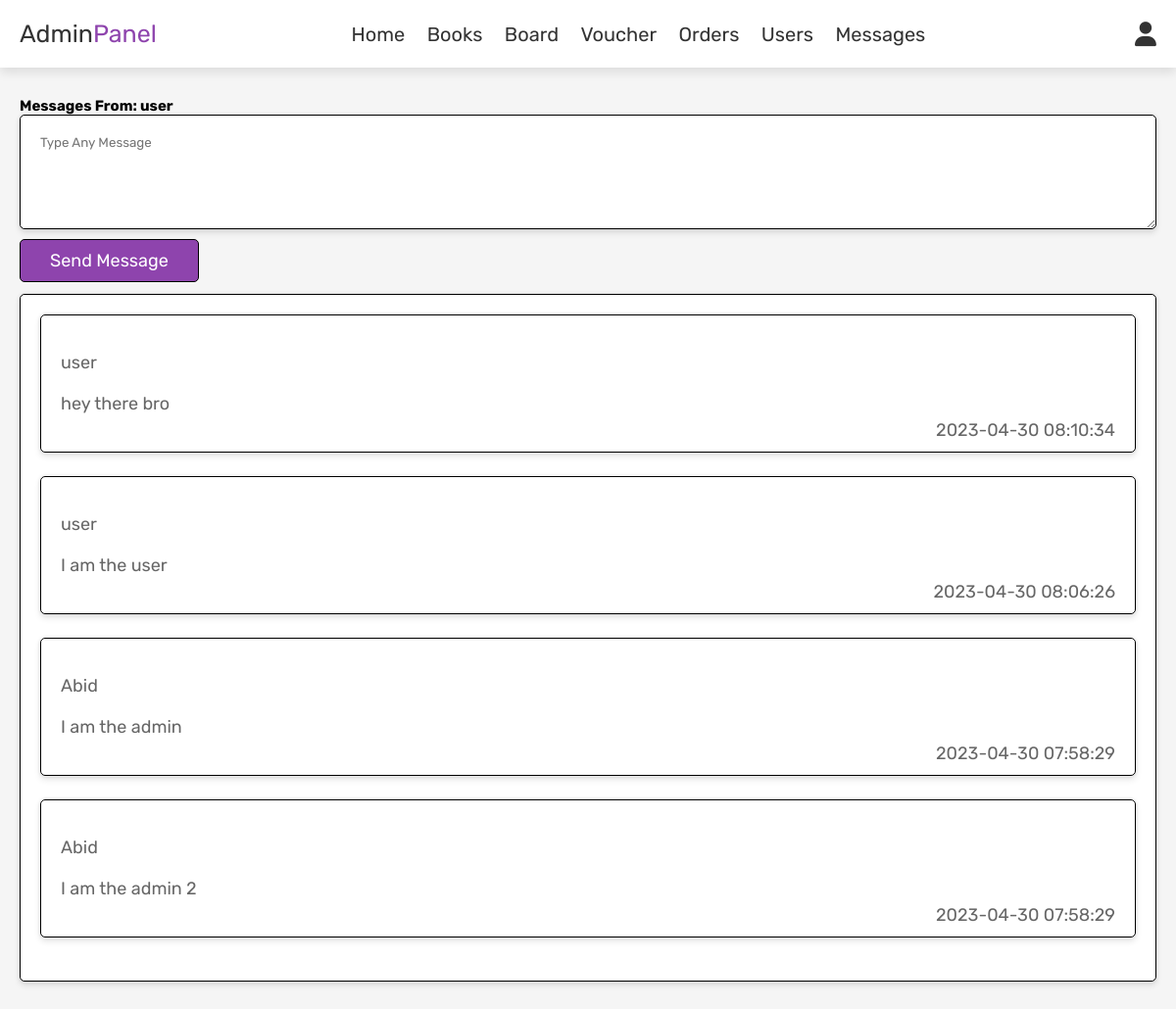
Before: /admin_contacts_details.php?job_seeker_id=4 (signed in) with the older database file.
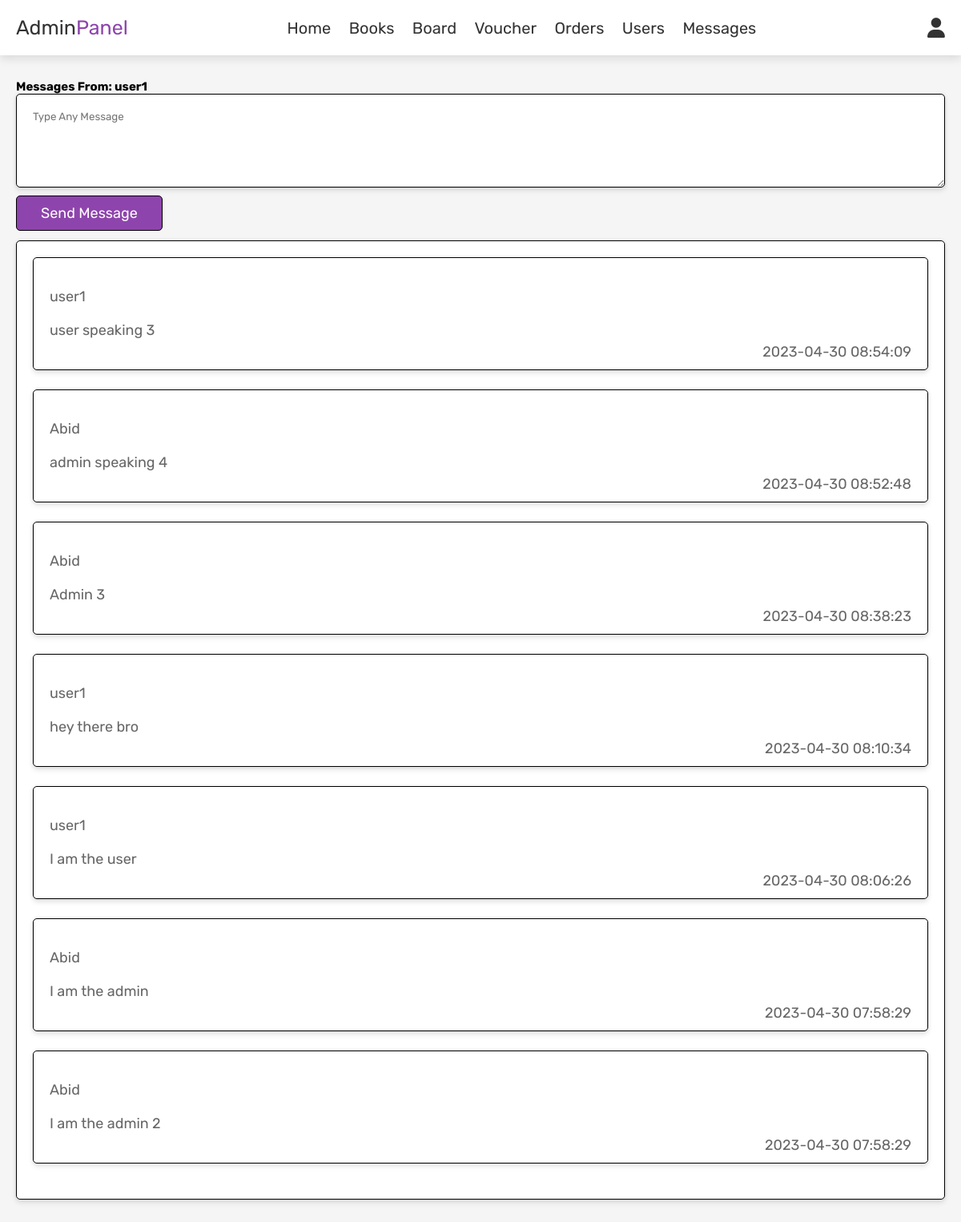
After: the same page with the newer database file.
### tables this page shows
CREATE TABLE `users` (
  `id` int(100) NOT NULL,
  `name` varchar(100) NOT NULL,
  `email` varchar(100) NOT NULL,
  `password` varchar(100) NOT NULL,
  `user_profile_pic` varchar(100) DEFAULT NULL,
  `temp_code` int(100) NOT NULL,
  `user_type` varchar(20) NOT NULL DEFAULT 'user'
);

CREATE TABLE `message` (
  `message_id` int(100) NOT NULL,
  `message_sender_id` int(100) NOT NULL,
  `message_receiver_id` int(100) NOT NULL,
  `message_detail` varchar(100) NOT NULL,
  `message_time` timestamp NOT NULL DEFAULT current_timestamp() ON UPDATE current_timestamp()
);

### admin_contacts_details.php (the view, shortened to what this page needs)
<?php
include 'config.php';
?>
<!DOCTYPE html>
<html lang="en">
<head>
   <link rel="stylesheet" href="https://cdnjs.cloudflare.com/ajax/libs/font-awesome/6.2.0/css/all.min.css">
   <link rel="stylesheet" href="css/admin_style.css">
</head>
<body>
<?php include 'admin_header.php'; ?>
<section class="quick-select">
    <h1 class="heading">
        <?php
        $temp_id = $_GET['job_seeker_id'];
        $userMessage = mysqli_query($conn, "SELECT name FROM `users` WHERE id='$temp_id'") or die('query failed');
        if(mysqli_num_rows($userMessage) > 0){
            $row = mysqli_fetch_assoc($userMessage);
            echo 'Messages From: '.$row['name'];
        }
        ?>
    </h1>
<form method="post">
  <div class="box-container">
    <textarea type="text" name="message_detail" cols="150" rows="5" class="box" required placeholder="Type Any Message"></textarea>
  </div>
  <input type="submit" value="Send Message" name="send_message" class="btn" style="border: 1px solid black;">
</form>
<br>
<div class="box-container">
   <?php
        $user_id = $_SESSION['admin_id'];
        $admin_id = $_GET['job_seeker_id'];
        $select_post = mysqli_query($conn, "SELECT
        users.name as Sender_name,
        message.message_time,
        message.message_detail
    FROM
        message
        JOIN users ON message.message_sender_id = users.id
    WHERE
        (message.message_receiver_id = '$user_id' AND message.message_sender_id = '$admin_id') OR (message.message_receiver_id = '$admin_id' AND message.message_sender_id = '$user_id')
    ORDER BY
        message_time DESC
    ") or die('query failed');
        if(mysqli_num_rows($select_post) > 0){
        ?>
        <div class="box">
        <?php while($fetch_job = mysqli_fetch_assoc($select_post)){ ?>
            <div class="box">
            <p> <span><?php echo $fetch_job['Sender_name']; ?></span> </p>
            <p> <?php echo $fetch_job['message_detail']; ?></span> </p>
            <p> <span class="details"><span><?php echo $fetch_job['message_time']; ?></span> </p>
            </div>
            <br>
            <br>
        <?php } ?>
        </div>
        <?php
        }else{
        echo '<div class="box"><p class="empty">Empty Message Box</p></div>';
        }
        ?>
</div>
</section>
</body>
</html>

Changed rows visible on the page:
changed users: name "user" → "user1"
added message: users.name "user1", message_detail "user speaking 3", message_time "2023-04-30 08:54:09"
added message: users.name "Abid", message_detail "admin speaking 4", message_time "2023-04-30 08:52:48"
added message: users.name "Abid", message_detail "Admin 3", message_time "2023-04-30 08:38:23"
changed through a linked row, message "hey there bro": users.name "user" → "user1"
changed through a linked row, message "I am the user": users.name "user" → "user1"
